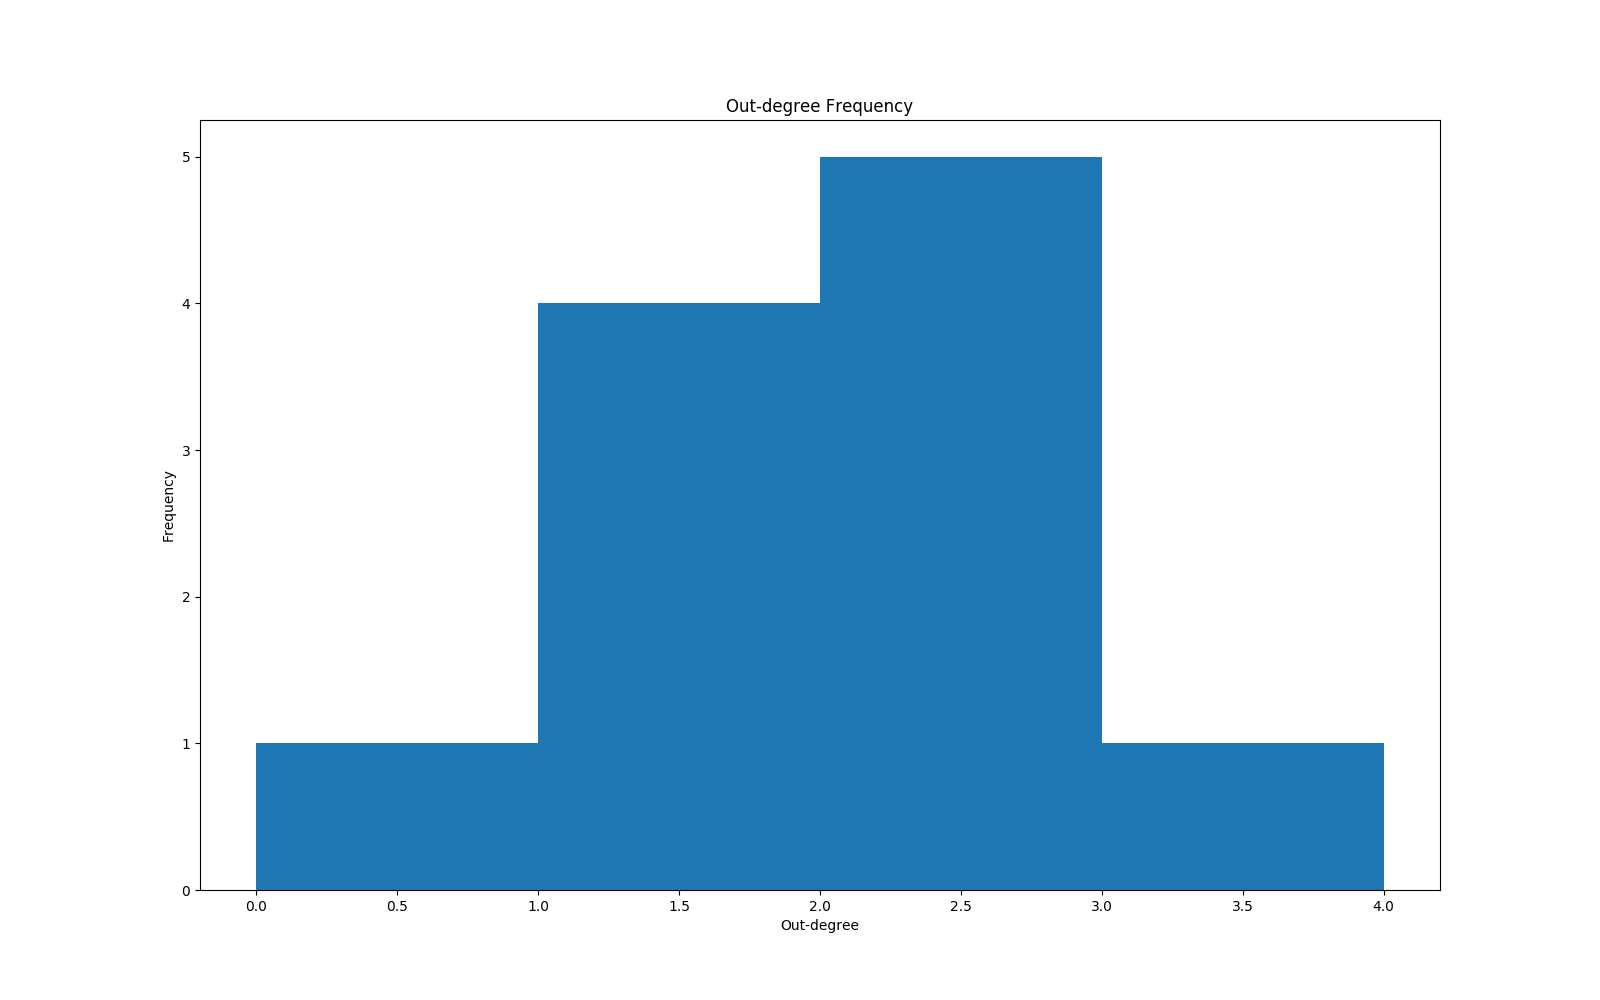

Python code for this plot:
import matplotlib
matplotlib.use('Agg')
import matplotlib.pyplot as plt
import numpy as np

f = open("data.txt", "r")
size = int(f.readline())
#x = np.array([0] * size)
#for i in x:
#    x[i] = int(f.readline())
x = np.array([0, 1, 1, 2, 3, 2, 2, 2, 2, 1, 1])
fig = plt.gcf()
fig.set_size_inches(16,10)
plt.title('Out-degree Frequency')
plt.xlabel('Out-degree')
plt.ylabel('Frequency')
plt.style.use('ggplot')
plt.hist(x, bins = [0,1,2,3,4])
plt.savefig("histogram.png")